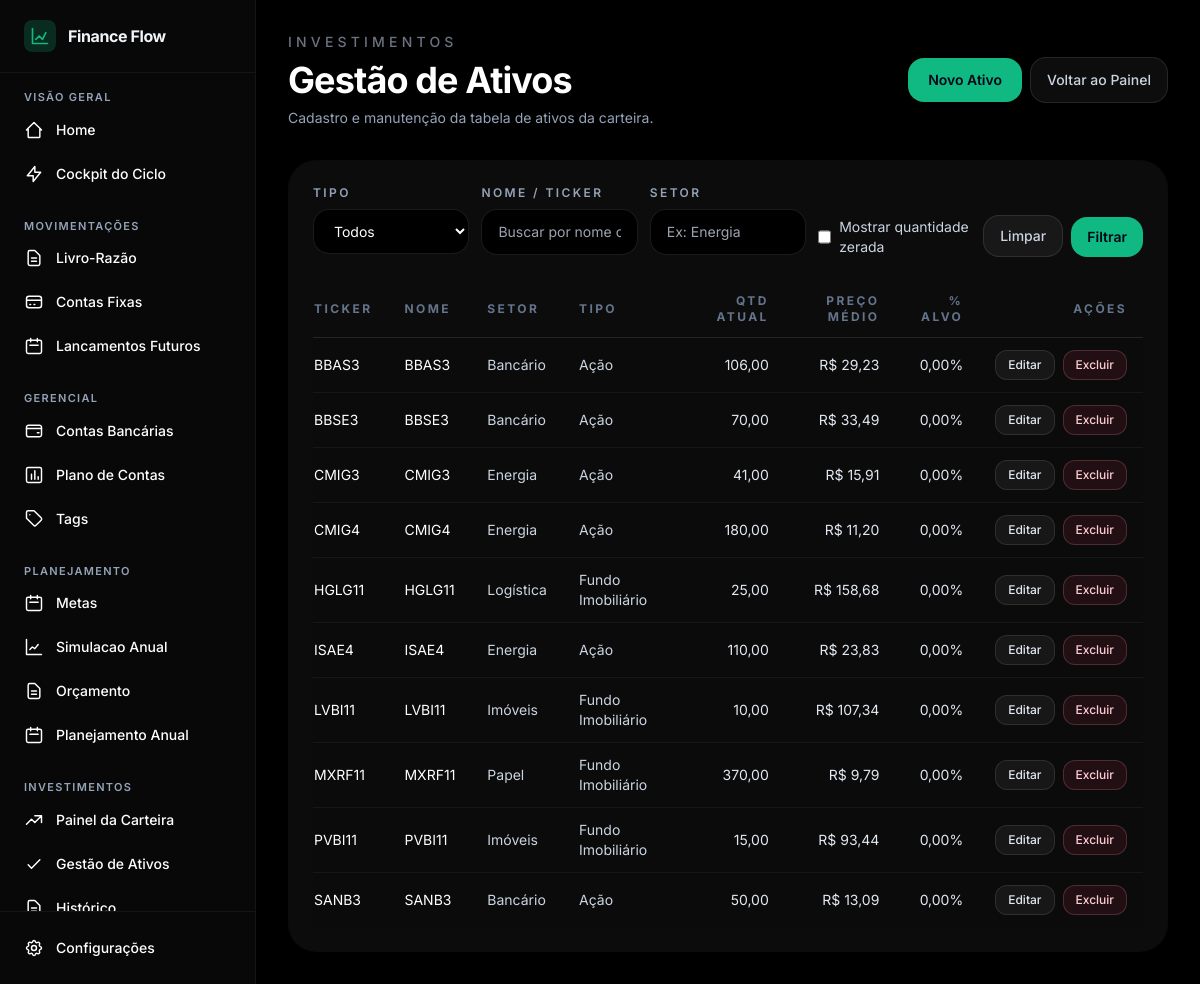
/ativos/, run on the app's committed database.
### apps/investimentos/models.py (models this page shows, shortened)
class Ativo(ModeloBase):
    class Tipo(models.TextChoices):
        ACAO = 'Acao', 'Ação'
        FII = 'FII', 'Fundo Imobiliário'
        RENDA_FIXA = 'RendaFixa', 'Renda Fixa'
        CRIPTO = 'Cripto', 'Criptomoeda'
    nome = models.CharField(max_length=150)
    ticker = models.CharField(max_length=20, null=True, blank=True, unique=True)
    setor = models.CharField(max_length=80, blank=True, default='')
    tipo = models.CharField(max_length=10, choices=Tipo.choices)
    quantidade_atual = models.DecimalField(max_digits=18, decimal_places=8, default=0)
    preco_medio = models.DecimalField(max_digits=18, decimal_places=8, default=0)
    percentual_alvo = models.DecimalField(max_digits=5, decimal_places=2, default=0)
    class Meta:
        verbose_name = 'Ativo'
        verbose_name_plural = 'Ativos'

### apps/investimentos/views.py (the view, shortened to what this page needs)
# urls.py: path('ativos/', views.gestao_ativos, name='gestao_ativos'),
@require_http_methods(["GET", "POST"])
def gestao_ativos(request):
	erro_formulario = None
	sucesso_formulario = None
	acao = request.POST.get('acao')
	tipos_validos = [item[0] for item in Ativo.Tipo.choices]
	tipo_filtro = (request.GET.get('tipo') or '').strip()
	nome_filtro = (request.GET.get('nome') or '').strip()
	setor_filtro = (request.GET.get('setor') or '').strip()
	mostrar_zerados = (request.GET.get('mostrar_zerados') == '1')
	ativos = Ativo.objects.all()
	if not mostrar_zerados:
		ativos = ativos.filter(quantidade_atual__gt=0)
	if tipo_filtro in tipos_validos:
		ativos = ativos.filter(tipo=tipo_filtro)
	if nome_filtro:
		ativos = ativos.filter(Q(nome__icontains=nome_filtro) | Q(ticker__icontains=nome_filtro))
	if setor_filtro:
		ativos = ativos.filter(setor__icontains=setor_filtro)
	ativos = ativos.order_by('ticker', 'nome')
	setores_disponiveis = (
		Ativo.objects.exclude(setor='')
		.values_list('setor', flat=True)
		.distinct()
		.order_by('setor')
	)
	context = {
		'ativos': ativos,
		'erro_formulario': erro_formulario,
		'sucesso_formulario': sucesso_formulario,
		'tipos_ativo': Ativo.Tipo.choices,
		'setores_disponiveis': setores_disponiveis,
		'filtros': {
			'tipo': tipo_filtro,
			'nome': nome_filtro,
			'setor': setor_filtro,
			'mostrar_zerados': mostrar_zerados,
		},
	}
	return render(request, 'investimentos/ativos.html', context)

### templates/investimentos/ativos.html (shortened to what this page needs)
{% extends "layouts/base.html" %}
{% block content %}
<div class="mx-auto max-w-7xl">
  <div class="flex flex-col gap-4 md:flex-row md:items-center md:justify-between">
    <div>
      <p class="text-sm font-medium uppercase tracking-[0.3em] text-gray-500">Investimentos</p>
      <h1 class="mt-2 text-4xl font-bold tracking-tight text-white">Gestão de Ativos</h1>
      <p class="mt-2 max-w-2xl text-sm text-slate-400">Cadastro e manutenção da tabela de ativos da carteira.</p>
    </div>
    <div class="inline-flex items-center gap-2">
      <button id="abrirModalNovoAtivo" type="button" class="inline-flex items-center rounded-2xl bg-neonprimary px-5 py-3 text-sm font-semibold text-slate-950 transition hover:brightness-110">Novo Ativo</button>
      <a href="{% url 'investimentos:painel_investimentos' %}" class="inline-flex items-center rounded-2xl border border-white/10 bg-white/5 px-4 py-3 text-sm font-medium text-slate-300 transition hover:bg-white/10">Voltar ao Painel</a>
    </div>
  </div>
  <section class="glass-panel mt-8 overflow-hidden rounded-[28px] p-6 shadow-2xl shadow-black/10">
    <form method="GET" class="mb-6 grid grid-cols-1 gap-3 md:grid-cols-2 lg:grid-cols-5">
      <div>
        <label class="mb-2 block text-xs font-semibold uppercase tracking-[0.2em] text-slate-400">Tipo</label>
        <select name="tipo" class="w-full rounded-2xl border border-white/10 bg-darkbg px-4 py-3 text-sm text-white outline-none transition focus:border-neonprimary/40">
          <option value="">Todos</option>
        </select>
      </div>
      <div>
        <label class="mb-2 block text-xs font-semibold uppercase tracking-[0.2em] text-slate-400">Nome / Ticker</label>
        <input name="nome" type="text" value="{{ filtros.nome }}" placeholder="Buscar por nome ou ticker" class="w-full rounded-2xl border border-white/10 bg-darkbg px-4 py-3 text-sm text-white outline-none transition focus:border-neonprimary/40" />
      </div>
      <div>
        <label class="mb-2 block text-xs font-semibold uppercase tracking-[0.2em] text-slate-400">Setor</label>
        <input list="setores-lista" name="setor" type="text" value="{{ filtros.setor }}" placeholder="Ex: Energia" class="w-full rounded-2xl border border-white/10 bg-darkbg px-4 py-3 text-sm text-white outline-none transition focus:border-neonprimary/40" />
      </div>
      <div class="flex items-center pt-8">
        <label class="inline-flex items-center gap-2 text-sm text-slate-300">
          <input type="checkbox" name="mostrar_zerados" value="1" {% if filtros.mostrar_zerados %}checked{% endif %} class="h-4 w-4 rounded border-white/20 bg-darkbg text-neonprimary focus:ring-neonprimary/30" />
          Mostrar quantidade zerada
        </label>
      </div>
      <div class="flex items-end justify-end gap-2">
        <a href="{% url 'investimentos:gestao_ativos' %}" class="inline-flex items-center rounded-2xl border border-white/10 bg-white/5 px-4 py-2.5 text-sm font-medium text-slate-300 transition hover:bg-white/10">Limpar</a>
        <button type="submit" class="inline-flex items-center rounded-2xl bg-neonprimary px-4 py-2.5 text-sm font-semibold text-slate-950 transition hover:brightness-110">Filtrar</button>
      </div>
    </form>
    <div class="overflow-x-auto">
      <table class="min-w-full divide-y divide-white/10">
        <thead>
          <tr class="text-left text-xs uppercase tracking-[0.2em] text-slate-500">
            <th class="py-3 pr-4">Ticker</th>
            <th class="px-4 py-3">Nome</th>
            <th class="px-4 py-3">Setor</th>
            <th class="px-4 py-3">Tipo</th>
            <th class="px-4 py-3 text-right">Qtd Atual</th>
            <th class="px-4 py-3 text-right">Preço Médio</th>
            <th class="px-4 py-3 text-right">% Alvo</th>
            <th class="px-4 py-3 text-right">Ações</th>
          </tr>
        </thead>
        <tbody class="divide-y divide-white/5 bg-black/10 text-sm text-slate-200">
          {% for ativo in ativos %}
            <tr class="transition hover:bg-white/[0.03]">
              <td class="py-3 pr-4 text-white">{{ ativo.ticker|default:'-' }}</td>
              <td class="px-4 py-3 text-white">{{ ativo.nome }}</td>
              <td class="px-4 py-3 text-slate-300">{{ ativo.setor|default:'-' }}</td>
              <td class="px-4 py-3 text-slate-300">{{ ativo.get_tipo_display }}</td>
              <td class="px-4 py-3 text-right text-slate-200">{{ ativo.quantidade_atual|floatformat:2 }}</td>
              <td class="px-4 py-3 text-right text-slate-200">R$ {{ ativo.preco_medio|floatformat:2 }}</td>
              <td class="px-4 py-3 text-right text-slate-200">{{ ativo.percentual_alvo|floatformat:2 }}%</td>
              <td class="px-4 py-3 text-right">
                <div class="inline-flex items-center gap-2">
                  <button
                    type="button"
                    class="btnAbrirModalEditar inline-flex rounded-xl border border-white/10 bg-white/5 px-3 py-1.5 text-xs font-medium text-slate-200 transition hover:bg-white/10"
                    data-id="{{ ativo.id }}"
                    data-ticker="{{ ativo.ticker|default:'' }}"
                    data-nome="{{ ativo.nome|escape }}"
                    data-setor="{{ ativo.setor|default:''|escape }}"
                    data-tipo="{{ ativo.tipo }}"
                    data-quantidade="{{ ativo.quantidade_atual|floatformat:8 }}"
                    data-preco="{{ ativo.preco_medio|floatformat:8 }}"
                    data-alvo="{{ ativo.percentual_alvo|floatformat:2 }}"
                  >
                    Editar
                  </button>
                  <form method="POST" action="" onsubmit="return confirm('Excluir o ativo {{ ativo.ticker|default:ativo.nome }}?');" class="inline-flex">
                    <button type="submit" class="inline-flex rounded-xl border border-rose-300/20 bg-rose-500/10 px-3 py-1.5 text-xs font-medium text-rose-200 transition hover:bg-rose-500/20">Excluir</button>
                  </form>
                </div>
              </td>
            </tr>
          {% empty %}
            <tr>
              <td colspan="8" class="py-10 text-center text-sm text-slate-500">Nenhum ativo encontrado com os filtros selecionados.</td>
            </tr>
          {% endfor %}
        </tbody>
      </table>
    </div>
  </section>
</div>
{% endblock %}

### templates/layouts/base.html (style rules this page uses)
body { background-color: #0f0f0f; color: #F8FAFC; -webkit-font-smoothing: antialiased; }
.glass-panel { background: rgba(18, 18, 19, 0.7); backdrop-filter: blur(12px); border: 1px solid rgba(15, 14, 14, 0.05); }

### data on the page
Ativo: ticker "BBAS3", nome "BBAS3", setor "Bancário", tipo "Ação", quantidade_atual "106,00", preco_medio "29,23", percentual_alvo "0,00"
Ativo: ticker "BBSE3", nome "BBSE3", setor "Bancário", tipo "Ação", quantidade_atual "70,00", preco_medio "33,49", percentual_alvo "0,00"
Ativo: ticker "CMIG3", nome "CMIG3", setor "Energia", tipo "Ação", quantidade_atual "41,00", preco_medio "15,91", percentual_alvo "0,00"
Ativo: ticker "CMIG4", nome "CMIG4", setor "Energia", tipo "Ação", quantidade_atual "180,00", preco_medio "11,20", percentual_alvo "0,00"
Ativo: ticker "HGLG11", nome "HGLG11", setor "Logística", tipo "Fundo Imobiliário", quantidade_atual "25,00", preco_medio "158,68", percentual_alvo "0,00"
Ativo: ticker "ISAE4", nome "ISAE4", setor "Energia", tipo "Ação", quantidade_atual "110,00", preco_medio "23,83", percentual_alvo "0,00"
Ativo: ticker "LVBI11", nome "LVBI11", setor "Imóveis", tipo "Fundo Imobiliário", quantidade_atual "10,00", preco_medio "107,34", percentual_alvo "0,00"
Ativo: ticker "MXRF11", nome "MXRF11", setor "Papel", tipo "Fundo Imobiliário", quantidade_atual "370,00", preco_medio "9,79", percentual_alvo "0,00"
Ativo: ticker "PVBI11", nome "PVBI11", setor "Imóveis", tipo "Fundo Imobiliário", quantidade_atual "15,00", preco_medio "93,44", percentual_alvo "0,00"
Ativo: ticker "SANB3", nome "SANB3", setor "Bancário", tipo "Ação", quantidade_atual "50,00", preco_medio "13,09", percentual_alvo "0,00"
